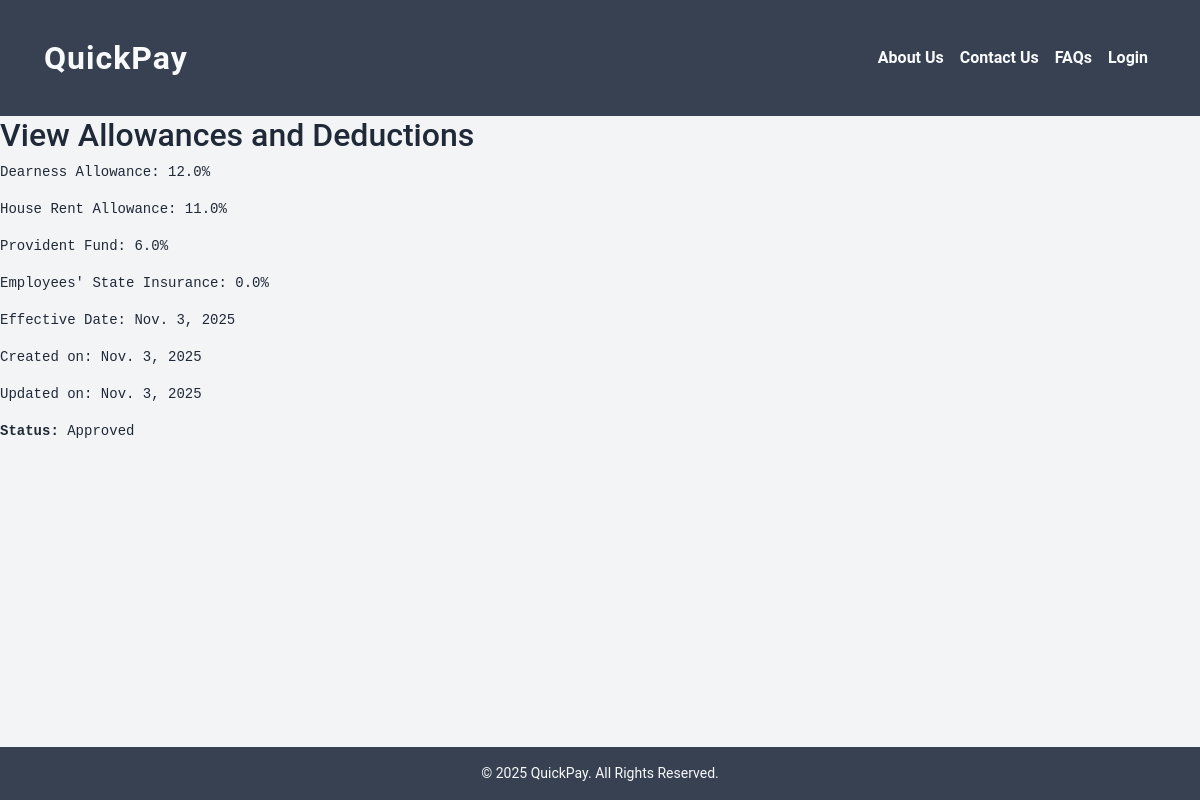
Before: /hr_view_pay with the older database file.
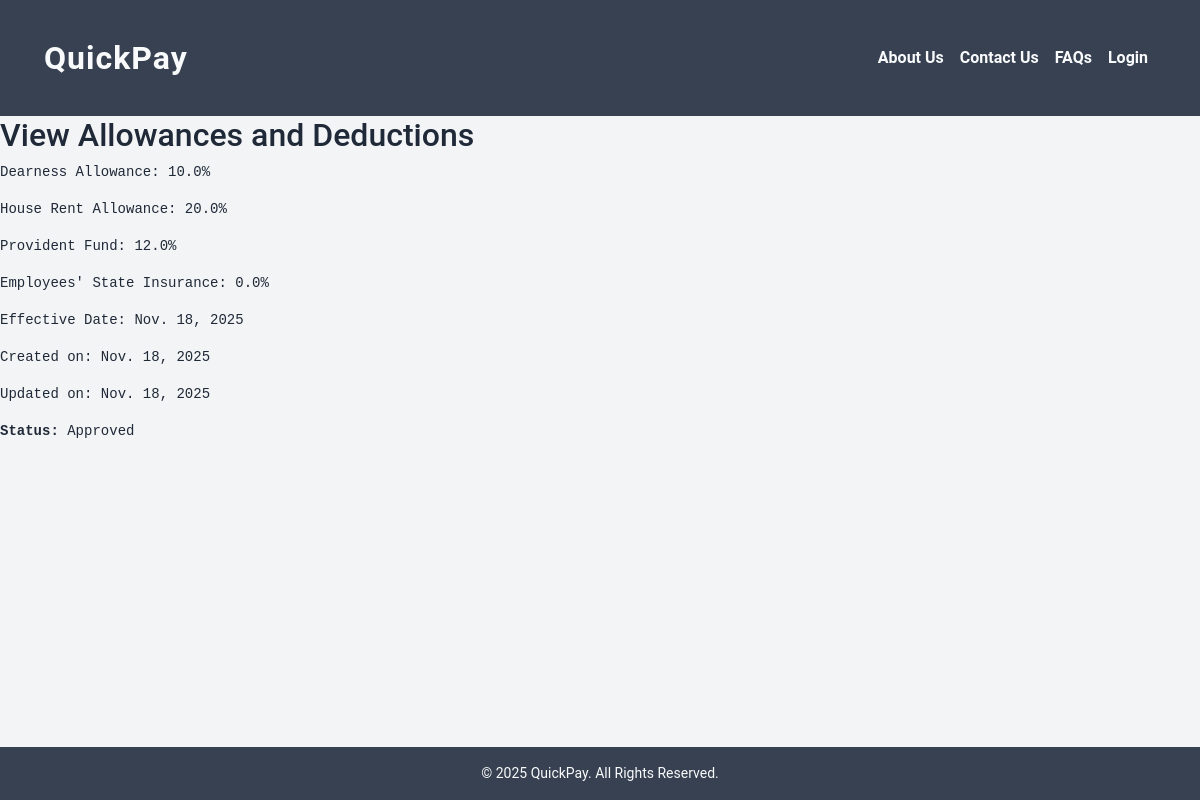
After: the same page with the newer database file.
### payroll/models.py (models this page shows, shortened)
class CommonPay(models.Model):
    STATUS = [
        ('Pending', 'Pending'),
        ('Approved', 'Approved'),
        ('Edit Requested', 'Edit Requested'),
    ]
    da = models.FloatField(default=0.0, help_text="Dearness Allowance (%)")
    hra = models.FloatField(default=0.0, help_text="House Rent Allowance (%)")
    pf = models.FloatField(default=0.0, help_text="Provident Fund (%)")
    esi = models.FloatField(default=0.0, help_text="Employees State Insurance (%)")
    effective_from = models.DateField(help_text="Date from which these rates are effective")
    created_on = models.DateField(auto_now_add=True)
    updated_on = models.DateField(auto_now=True)
    status = models.CharField(max_length=15, choices=STATUS, default='Pending')

### payroll/views.py (the view)
# urls.py: path('hr_view_pay', payroll.views.hr_view_pay, name='hr_view_pay'),
def hr_view_pay(request):
    cp = CommonPay.objects.order_by('-updated_on').first()
    return render(request, 'hr_view_pay.html', {'cp': cp})

### Templates/hr_view_pay.html (shortened to what this page needs)
{% extends 'base.html' %}
{% load static %}
{% block content %}
<h2>View Allowances and Deductions</h2>
{% if cp %}
    <pre>Dearness Allowance: {{ cp.da }}%</pre>
    <pre>House Rent Allowance: {{ cp.hra }}%</pre>
    <pre>Provident Fund: {{ cp.pf }}%</pre>
    <pre>Employees' State Insurance: {{ cp.esi }}%</pre>
    <pre>Effective Date: {{ cp.effective_from }}</pre>
    <pre>Created on: {{ cp.created_on }}</pre>
    <pre>Updated on: {{ cp.updated_on }}</pre>
    <pre><strong>Status:</strong> {{ cp.status }}</pre>
{% endif %}
{% endblock %}

Changed rows visible on the page:
removed CommonPay: da "12.0", hra "11.0", pf "6.0", esi "0.0", effective_from "Nov. 3, 2025", created_on "Nov. 3, 2025", updated_on "Nov. 3, 2025", status "Approved"
now on this page (row edited): CommonPay: da "10.0", hra "20.0", pf "12.0", esi "0.0", effective_from "Nov. 18, 2025", created_on "Nov. 18, 2025", updated_on "Nov. 18, 2025", status "Approved"
